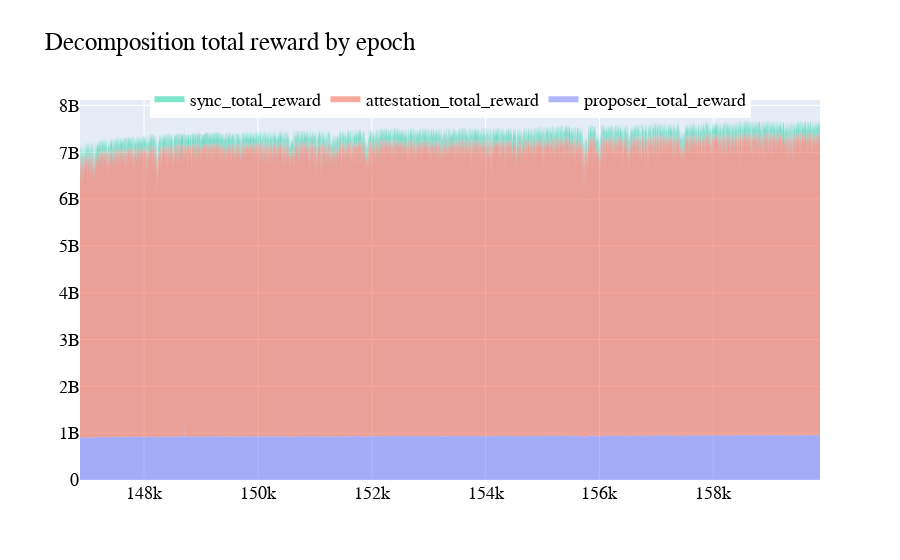

Notebook source saved alongside this figure:
### Code cell
import pandas as pd
import plotly.graph_objects as go

df=data.copy()

# Get columns that end with '_reward'
reward_columns = [col for col in df.columns if col.endswith('_reward') and col != 'final_total_reward']

# Create a Plotly figure
fig = go.Figure()

# Add traces for each reward column
for col in reward_columns:
    fig.add_trace(go.Scatter(x=df['epoch'], y=df[col], mode='none', stackgroup='one', name=col))

# Update layout for the legend and other properties
fig.update_layout(
    font=dict(family="Courier New, monospace", size=18, color="black"),
    title_text=f"Decomposition total reward by epoch",
    showlegend=True,
    legend=dict(
        y=1.05,            # Adjusts the y position
        x=0.5,            # Adjusts the x position
        xanchor='center', # Anchor the x position
        yanchor='top',    # Anchor the y position
        orientation='h'   # Horizontal orientation
    )
)


# Show figure
fig.show()

### Figure 1 — Plotly figure (JSON) as saved in the notebook; plotly's stock layout.template omitted (floating-point values rounded to 4 significant figures; data arrays with more than 128 entries replaced by an {"elided": "..."} marker saying what was removed)
{"data": [{"mode": "none", "name": "proposer_total_reward", "stackgroup": "one", "type": "scatter", "x": {"elided": "13000 int values"}, "y": {"elided": "13000 int values"}}, {"mode": "none", "name": "attestation_total_reward", "stackgroup": "one", "type": "scatter", "x": {"elided": "13000 int values"}, "y": {"elided": "13000 int values"}}, {"mode": "none", "name": "sync_total_reward", "stackgroup": "one", "type": "scatter", "x": {"elided": "13000 int values"}, "y": {"elided": "13000 int values"}}], "layout": {"font": {"color": "black", "family": "Courier New, monospace", "size": 18}, "legend": {"orientation": "h", "x": 0.5, "xanchor": "center", "y": 1.05, "yanchor": "top"}, "showlegend": true, "title": {"text": "Decomposition total reward by epoch"}}}
